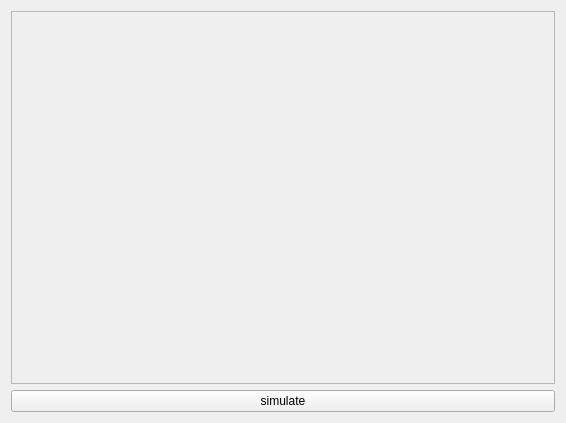
<?xml version="1.0" encoding="UTF-8"?>
<ui version="4.0">
 <class>MainWindow</class>
 <widget class="QMainWindow" name="MainWindow">
  <property name="geometry">
   <rect>
    <x>0</x>
    <y>0</y>
    <width>566</width>
    <height>423</height>
   </rect>
  </property>
  <property name="windowTitle">
   <string>MainWindow</string>
  </property>
  <widget class="QWidget" name="centralWidget">
   <layout class="QVBoxLayout" name="verticalLayout">
    <item>
     <widget class="QFrame" name="view">
      <property name="frameShape">
       <enum>QFrame::StyledPanel</enum>
      </property>
      <property name="frameShadow">
       <enum>QFrame::Raised</enum>
      </property>
     </widget>
    </item>
    <item>
     <widget class="QPushButton" name="simulate">
      <property name="text">
       <string>simulate</string>
      </property>
     </widget>
    </item>
   </layout>
  </widget>
 </widget>
 <layoutdefault spacing="6" margin="11"/>
 <tabstops>
  <tabstop>simulate</tabstop>
 </tabstops>
 <resources/>
 <connections/>
</ui>
